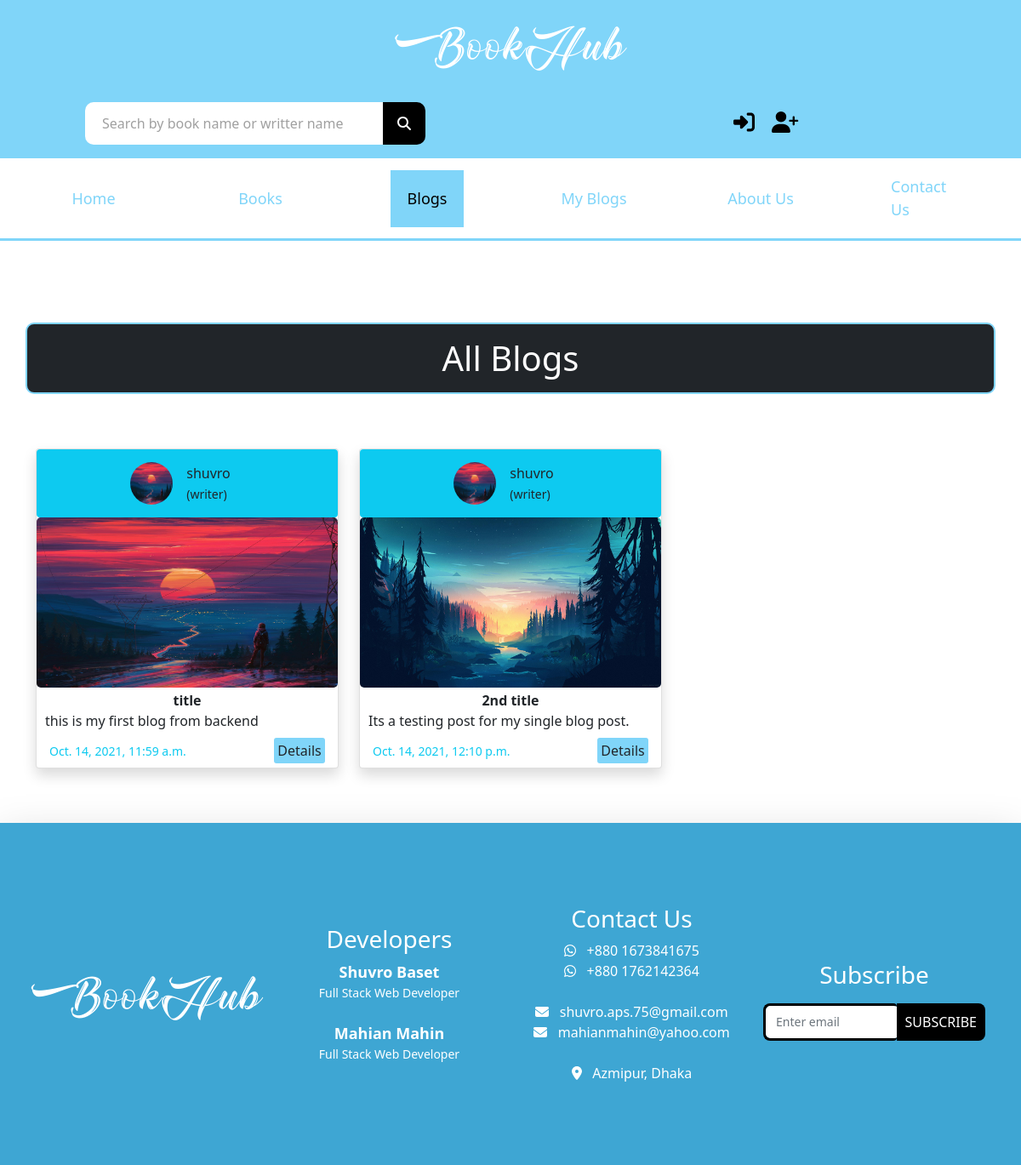
The page /blogs/ on the database as committed earlier.
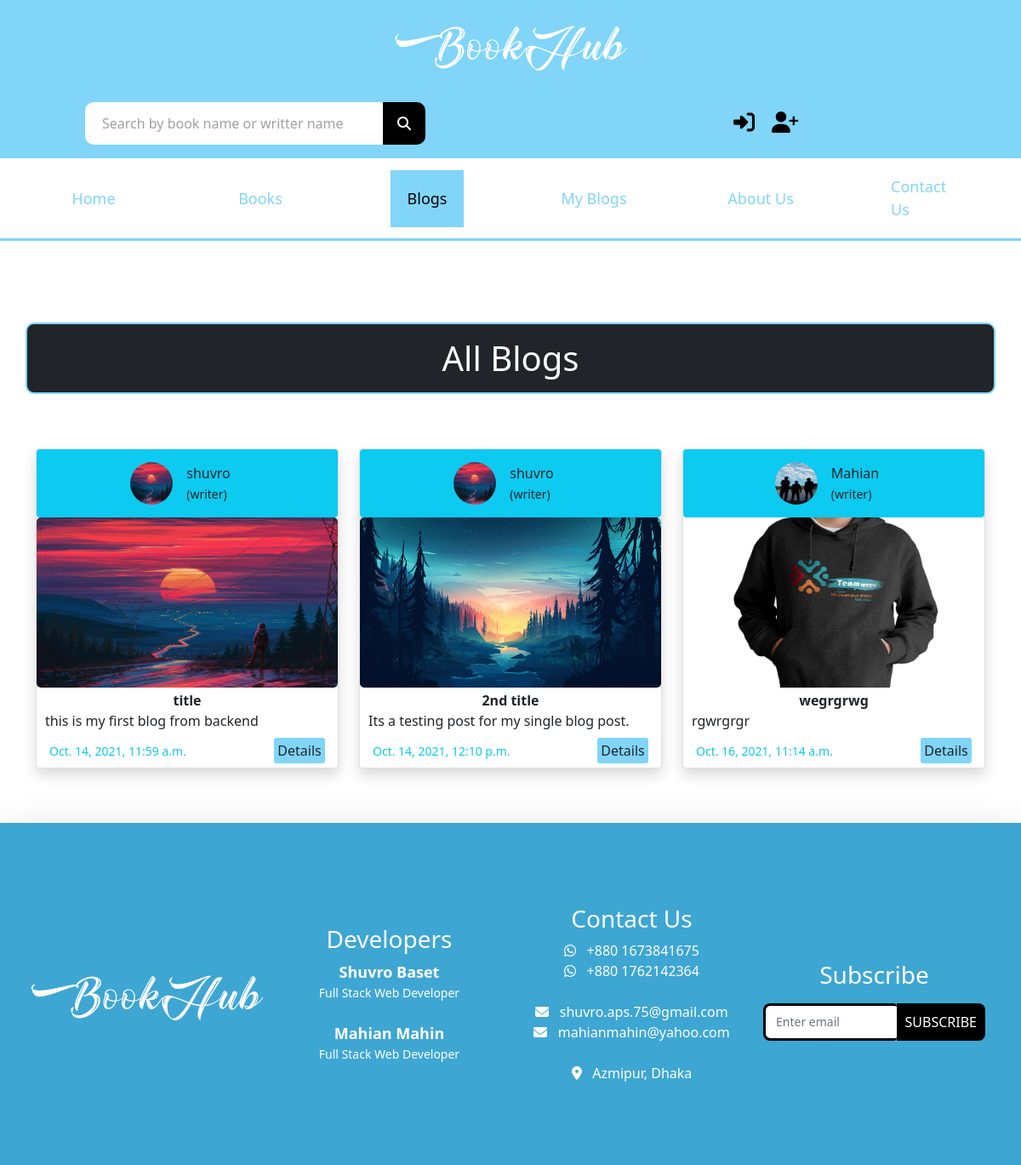
The same page on the database as committed later.
### bookHub_app/models.py (models this page shows, shortened)
class Blogs(models.Model):
    user = models.ForeignKey(User, on_delete=models.CASCADE)
    title = models.CharField(max_length=50)
    description = models.CharField(max_length=250, null=True, blank=True)
    thumbnail = models.ImageField(upload_to='blog_img')
    created_time = models.DateTimeField(default=datetime.now(),)

### user_app/models.py (models this page shows)
class UserProfile(models.Model):
    user = models.OneToOneField(User, on_delete=models.CASCADE, related_name='profile')
    profile_pic = models.ImageField(upload_to='users',default='user.jpg')
    address = models.CharField(max_length=50,null=True, blank=True)
    occupation = models.CharField(max_length=50,null=True, blank=True)
    bio = models.TextField(max_length=255, null=True, blank=True)

### bookHub_app/views.py (the view)
# urls.py: path('blogs/', blogs, name="blogs"),
def blogs(request):
    blogs_ins = Blogs.objects.all()
    context = {
        "blogs": "active",
        "blogs_ins": blogs_ins
    }
    return render(request, 'all-blogs.html', context)

### templates/all-blogs.html (shortened to what this page needs)
{% extends 'main.html' %}
{% load static %}
{% block content %}
  <section class="blog-section">
    <div class="container">
      <div class="row my-5">
        <h1 class="text-center bg-dark text-white p-3 my-5 heading-border">All Blogs</h1>
      {% for blog in blogs_ins %}
        <div class="col-lg-4 col-md-12 col-sm-12">
          <div class="card my-3 shadow">
            <div class="bg-info rounded">
              <div class='d-flex justify-content-center align-items-center '>
                <img id="blog-author-img" src={{ blog.user.profile.profile_pic.url }}>
                <p class="m-3">{{ blog.user.first_name }} <br><small>(writer)</small> </p>
              </div>
            </div>
            <img src={{ blog.thumbnail.url }} class='img-fluid' style="height: 200px" alt="">
            <div class="card-body">
              <p class="text-center fw-bolder">{{ blog.title }} </p>
              <p> {{ blog.description }} </p>
            </div>
            <div class="card-footer bg-white d-flex justify-content-between align-items-center">
              <small class='text-info'>{{ blog.created_time }}</small>
              <div>
                <a href={% url 'single_blog' id=blog.id title=blog.title %}>
                    <input value="Details" class="btn details-btn">
              </div>
            </div>
          </div>
        </div>
          {% endfor %}
      </div>
      </div>
  </section>
  {% endblock %}

Rows that differ between the two databases and show on the page:
added Blogs: user.profile.profile_pic (picture), user.first_name "Mahian", thumbnail (picture), title "wegrgrwg", description "rgwrgrgr", created_time "Oct. 16, 2021, 11:14 a.m."
